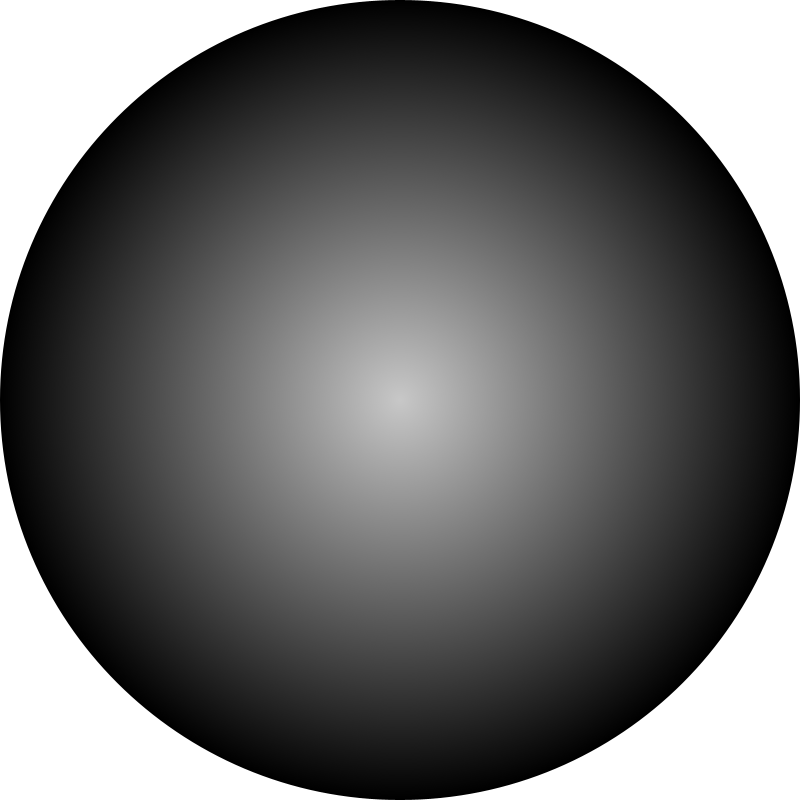
Frame 1 (no input)
Frame 60 (the mouse pressed at the canvas centre just before this capture): identical to frame 1, image omitted
Frame 120 (the mouse held since frame 60 and released just before this capture): identical to frame 1, image omitted

The Processing sketch that drew this single still picture (run headless with seeded random() and noise(); from frame 60 on, the mouse is pressed at the canvas centre):

// Processing sketch: ejercicio_03
// ── ejercicio_03.pde
//hacer un sketch que en cada ciclo de draw dibuje 200 círculos concéntricos 
//(centrados en la pantalla), los circulos deben ir en gradiente de blanco a 
//negro (empezando por el más grande negro, y cuanto más pequeños más blancos).

int diametro;


void setup(){
  size(800,800);
  diametro = 0;
  noStroke();
}


void draw(){
  
  background(255);
  
  diametro = 800;
  for(int i = 0 ; i < 200 ; i++){
    fill(i);
    ellipse(width/2, height/2, diametro, diametro);
    diametro -= 4;

  }

}
